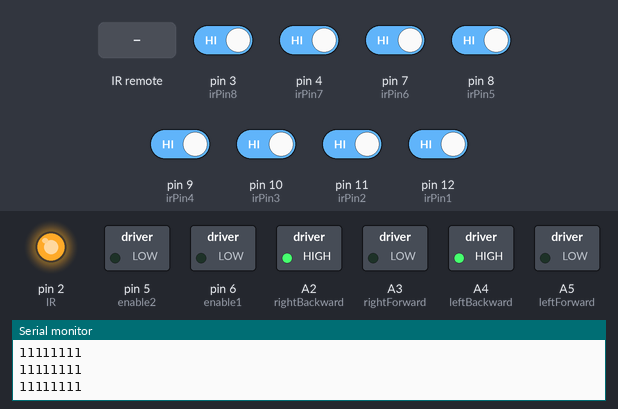
Bench run of a sketch on a simulated Arduino Uno, built with avr-gcc and run on an emulated ATmega328P. Parts: switched loads named in the sketch (green lamp = pin HIGH), output pins drawn as LEDs (lit = HIGH), the last lines printed to the serial monitor. The test bench sets the inputs (shaded band); at power-on: pin 3 (irPin8), pin 4 (irPin7), pin 7 (irPin6), pin 8 (irPin5), pin 9 (irPin4), pin 10 (irPin3), pin 11 (irPin2), pin 12 (irPin1) HIGH.

Above: at 1.2 s.
1.3 s: infrared code 0xFFE21D received
At 2.2 s:
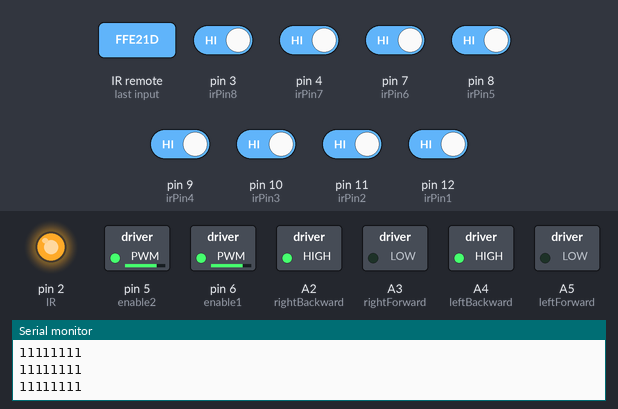
5.8 s: pin 3 (irPin8) driven LOW and pin 4 (irPin7) driven LOW
At 6.6 s:
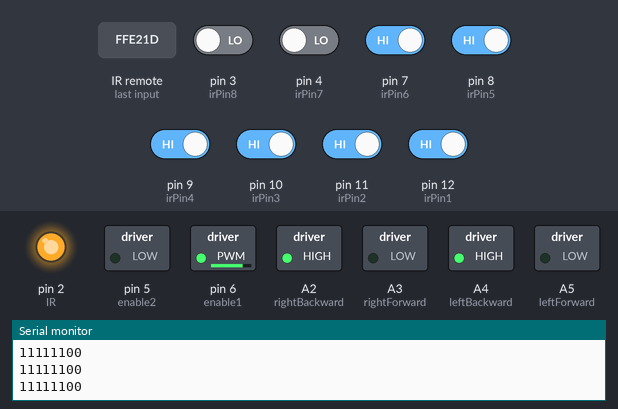
Timing chart, 0 to 8.3 s (numbered marks = the images above; inputs shaded):
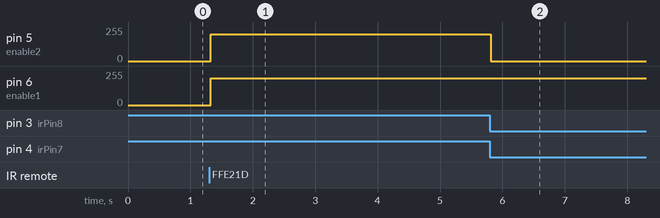

The sketch:

masinuta.ino
```cpp
#include <IRremote.h>

const int RECV_PIN = 13;
IRrecv irrecv(RECV_PIN);
decode_results results;
unsigned long key_value = 0;
const int leftForward=A5;
const int leftBackward=A4;
const int rightForward=A3;
const int rightBackward=A2;
const int enable1=6;
const int enable2=5;
const int irPin8=3;
const int irPin7=4;
const int irPin6=7;
const int irPin5=8;
const int irPin4=9;
const int irPin3=10;
const int irPin2=11;
const int irPin1=12;
const int IR=2;
int state=0;
int ponderi[9];
int inputIRPin1=0,inputIRPin2=0,inputIRPin3=0,inputIRPin4=0,inputIRPin5=0,inputIRPin6=0,inputIRPin7=0,inputIRPin8=0;
void setup(){
      ponderi[1]=-400;
      ponderi[2]=-300;
      ponderi[3]=-200;
      ponderi[4]=0;
      ponderi[5]=0;
      ponderi[6]=200;
      ponderi[7]=300;
      ponderi[8]=400;
      Serial.begin(9600);
      irrecv.enableIRIn();
      pinMode(IR,OUTPUT);
      pinMode(leftForward,OUTPUT);
      pinMode(leftBackward,OUTPUT);
      pinMode(rightForward,OUTPUT);
      pinMode(rightBackward,OUTPUT);
      pinMode(enable1,OUTPUT);
      pinMode(enable2,OUTPUT);
      pinMode(irPin1,INPUT);
      pinMode(irPin2,INPUT);
      pinMode(irPin3,INPUT);
      pinMode(irPin4,INPUT);
      pinMode(irPin5,INPUT);
      pinMode(irPin6,INPUT);
      pinMode(irPin7,INPUT);
      pinMode(irPin8,INPUT);
      analogWrite(enable1,0);
      analogWrite(enable2,0);
      digitalWrite(IR,HIGH);
      digitalWrite(leftForward,LOW);
      digitalWrite(leftBackward,HIGH);
      digitalWrite(rightForward,LOW);
      digitalWrite(rightBackward,HIGH);
}
int lastsum=0,sum=0;
void direction(int x){
      if (x<0)
      {
      //analogWrite(enable2,state*(200+2*(x/100)*10));
        analogWrite(enable2,state*0);
        analogWrite(enable1,state*200);

      }
      else
      if (x>0){
      //analogWrite(enable1,state*(200-2*(x/100)*10));
        analogWrite(enable2,state*200);
        analogWrite(enable1,0);

      }
      else if (x==0)
      {
        analogWrite(enable1,state*200);
        analogWrite(enable2,state*200);
      }
}
void loop(){
      lastsum=sum;
      inputIRPin1=digitalRead(irPin1);
      inputIRPin2=digitalRead(irPin2);
      inputIRPin3=digitalRead(irPin3);
      inputIRPin4=digitalRead(irPin4);
      inputIRPin5=digitalRead(irPin5);
      inputIRPin6=digitalRead(irPin6);
      inputIRPin7=digitalRead(irPin7);
      inputIRPin8=digitalRead(irPin8);
      if (inputIRPin1==inputIRPin2==inputIRPin3==inputIRPin4==inputIRPin5==inputIRPin6==inputIRPin7==inputIRPin8==0)//in case of going out of the line, keeping the last direction
          sum=lastsum;
      else
          sum=inputIRPin1*ponderi[1]+inputIRPin2*ponderi[2]+inputIRPin3*ponderi[3]+inputIRPin4*ponderi[4]+inputIRPin5*ponderi[5]+inputIRPin6*ponderi[6]+inputIRPin7*ponderi[7]+inputIRPin8*ponderi[8];//Proportion based direction
      Serial.print(inputIRPin1);
      Serial.print(inputIRPin2);
      Serial.print(inputIRPin3);
      Serial.print(inputIRPin4);
      Serial.print(inputIRPin5);
      Serial.print(inputIRPin6);
      Serial.print(inputIRPin7);
      Serial.print(inputIRPin8);
      Serial.println();
      direction(sum);
      if (irrecv.decode(&results)){
        //remote controlled start
            if (results.value == 0XFFFFFFFF)
              results.value = key_value;
            switch(results.value){
              case 0xFFA25D:
              Serial.println("CH-");
              break;
              case 0xFF629D:{
              state=0;//motors turn off
              Serial.println("CH");
              break;}
              case 0xFFE21D:{
              state=1;//motors turn on
              Serial.println("CH+");
              break;}
              case 0xFF22DD:
              Serial.println("|<<");
              break;
              case 0xFF02FD:
              Serial.println(">>|");
              break ;
              case 0xFFC23D:
              Serial.println(">|");
              break ;
              case 0xFFE01F:
              Serial.println("-");
              break ;
              case 0xFFA857:
              Serial.println("+");
              break ;
              case 0xFF906F:
              Serial.println("EQ");
              break ;
              case 0xFF6897:{
              Serial.println("0");
              break ;  }
              case 0xFF9867:
              Serial.println("100+");
              break ;
              case 0xFFB04F:
              Serial.println("200+");
              break ;
              case 0xFF30CF:
              Serial.println("1");
              break ;
              case 0xFF18E7:
              Serial.println("2");
              break ;
              case 0xFF7A85:
              Serial.println("3");
              break ;
              case 0xFF10EF:{
              Serial.println("4");
              break ;}
              case 0xFF38C7:
              Serial.println("5");
              break ;
              case 0xFF5AA5:{
              Serial.println("6");
              break ;}
              case 0xFF42BD:
              Serial.println("7");
              break ;
              case 0xFF4AB5:
              Serial.println("8");
              break ;
              case 0xFF52AD:
              Serial.println("9");
              break ;
              default:
              Serial.println("default");
              break;
            }
            key_value = results.value;
            irrecv.resume();
      }
}
```

Measured:
- after the input at 1.3 s, pin 5 (enable2), pin 6 (enable1): 0/255 → 200/255 at once
- after the input at 5.8 s, pin 5 (enable2): 200/255 → 0/255 at once
